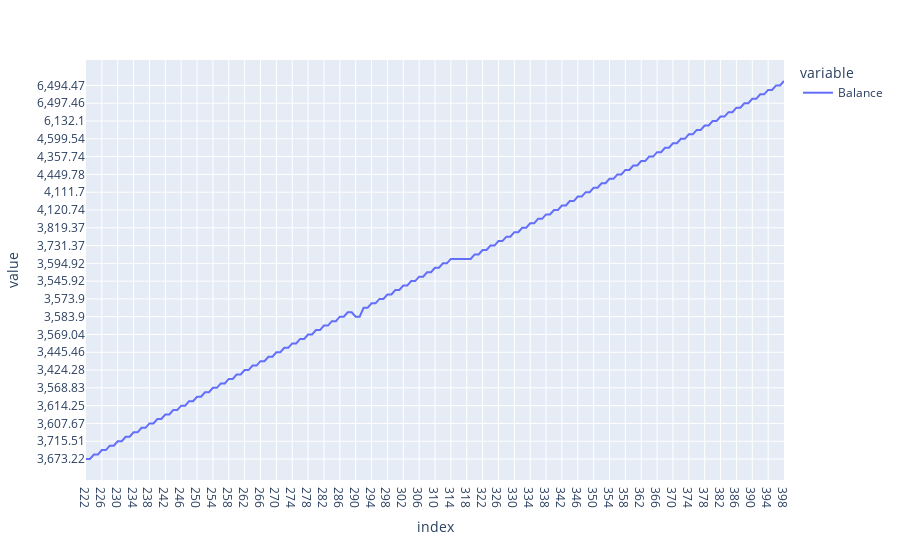

Write notebook code for a chart like this one.
### Code cell
px.line(pdfb)

### Figure 1 — Plotly figure (JSON) as saved in the notebook; plotly's stock layout.template omitted (floating-point values rounded to 4 significant figures; data arrays with more than 128 entries replaced by an {"elided": "..."} marker saying what was removed)
{"data": [{"hovertemplate": "variable=Balance<br>index=%{x}<br>value=%{y}<extra></extra>", "legendgroup": "Balance", "line": {"color": "#636efa", "dash": "solid"}, "mode": "lines", "name": "Balance", "orientation": "v", "showlegend": true, "type": "scatter", "x": {"elided": "177 str values"}, "xaxis": "x", "y": {"elided": "177 str values"}, "yaxis": "y"}], "layout": {"legend": {"title": {"text": "variable"}, "tracegroupgap": 0}, "margin": {"t": 60}, "xaxis": {"anchor": "y", "domain": [0, 1], "title": {"text": "index"}}, "yaxis": {"anchor": "x", "domain": [0, 1], "title": {"text": "value"}}}}
